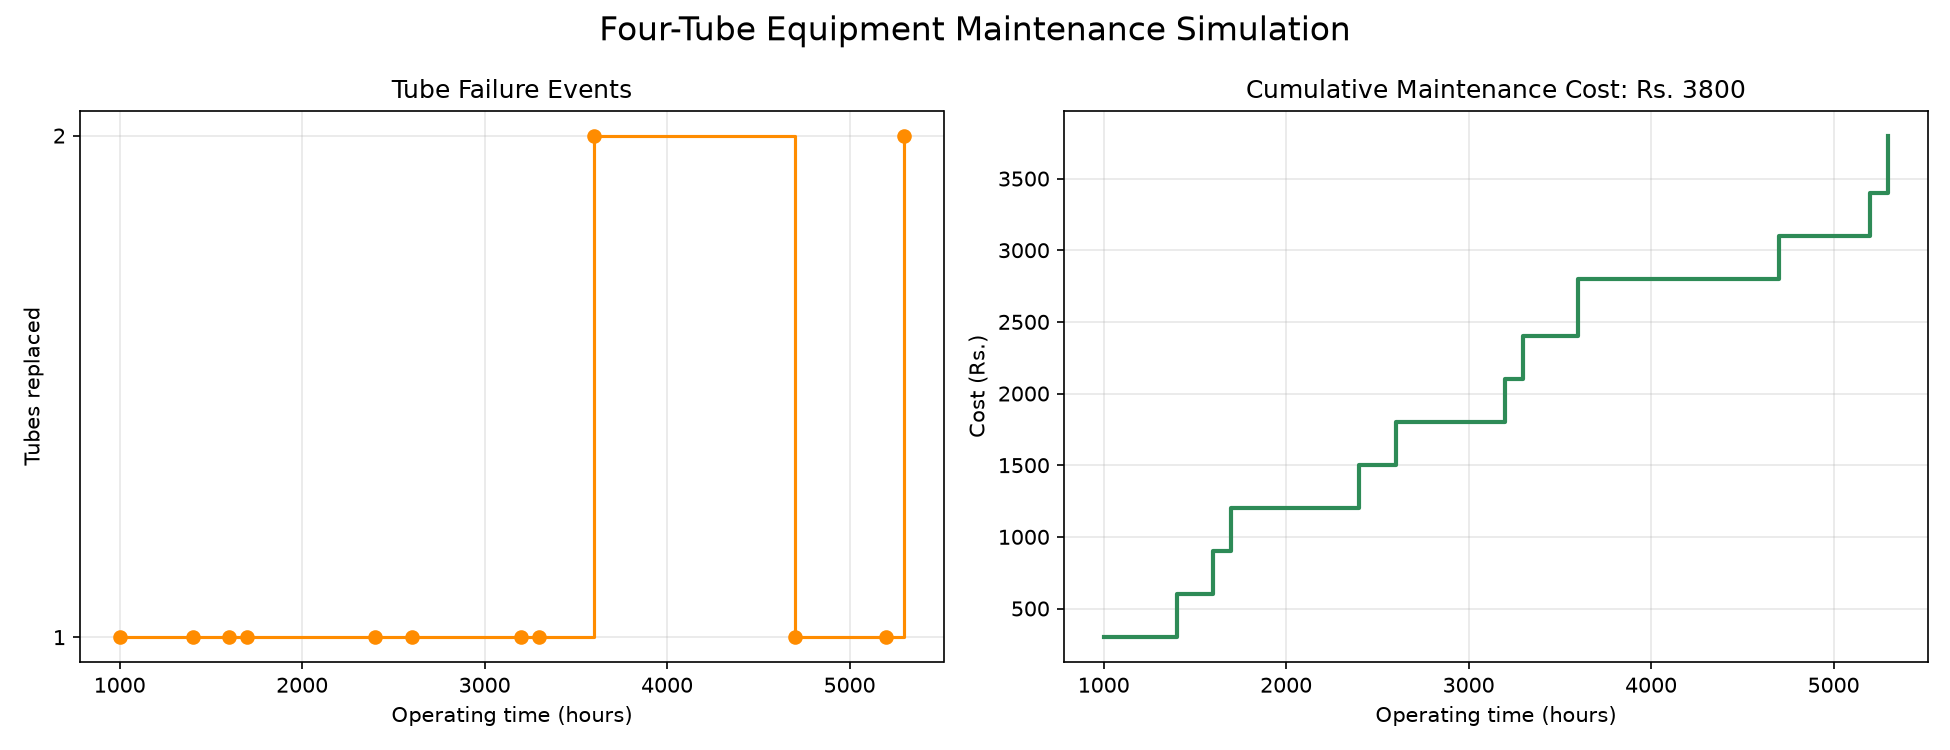

Here is the Python script that generated this plot:
from pathlib import Path

import matplotlib.pyplot as plt
import numpy as np

# Step 1: Define the equipment and maintenance rules.
simulation_hours = 6_000
number_of_tubes = 4
tube_cost = 100
downtime_cost_per_hour = 200
downtime_hours = 1
rng = np.random.default_rng(42)

# To reproduce the textbook example, uncomment these digits.
# manual_random_digits = [8, 2, 6, 3, 1, 0, 8, 9, 2, 8, 3, 7, 4, 8, 5, 6, 0, 4, 9]
manual_random_digits = None

# Manual option for complete tube-life values:
# manual_tube_lives = [1800, 1200, 1600, 1300, 1100, 1000, 1800, 1900]
# manual_random_digits = [(life - 1000) // 100 for life in manual_tube_lives]


def next_tube_life() -> int:
    """Generate a tube life uniformly from 1000 through 1900 hours."""
    if manual_random_digits is not None:
        if not manual_random_digits:
            raise ValueError("Add more manual random digits for the simulation.")
        return 1_000 + 100 * manual_random_digits.pop(0)
    return int(rng.integers(10, size=1)[0]) * 100 + 1_000


# Step 2: Start with four new tubes at time zero.
remaining_lives = np.array([next_tube_life() for _ in range(number_of_tubes)], dtype=int)
clock = 0
failure_times = []
replacement_counts = []
maintenance_costs = []
total_cost = 0

# Step 3: Advance the clock to each failure and replace all tubes that fail.
while True:
    time_to_failure = int(remaining_lives.min())
    if clock + time_to_failure > simulation_hours:
        break

    clock += time_to_failure
    remaining_lives -= time_to_failure
    failed_tubes = np.flatnonzero(remaining_lives == 0)
    replacements = len(failed_tubes)
    event_cost = replacements * tube_cost + downtime_hours * downtime_cost_per_hour

    remaining_lives[failed_tubes] = [next_tube_life() for _ in failed_tubes]
    total_cost += event_cost
    failure_times.append(clock)
    replacement_counts.append(replacements)
    maintenance_costs.append(total_cost)

total_failures = len(failure_times)
total_replacements = sum(replacement_counts)

print("Simulation Hours       =", simulation_hours)
print("System Failure Events  =", total_failures)
print("Tubes Replaced         =", total_replacements)
print("Tube Replacement Cost  =", total_replacements * tube_cost, "Rs.")
print("Downtime Cost           =", total_failures * downtime_cost_per_hour, "Rs.")
print("Total Maintenance Cost  =", total_cost, "Rs.")

# Step 4: Plot failure events and cumulative maintenance cost.
fig, axes = plt.subplots(1, 2, figsize=(13, 5))

axes[0].step(failure_times, replacement_counts, where="post", color="darkorange", linewidth=1.5)
axes[0].scatter(failure_times, replacement_counts, color="darkorange", zorder=3)
axes[0].set_title("Tube Failure Events")
axes[0].set_xlabel("Operating time (hours)")
axes[0].set_ylabel("Tubes replaced")
axes[0].set_yticks(range(1, max(replacement_counts, default=1) + 1))
axes[0].grid(alpha=0.3)

axes[1].step(failure_times, maintenance_costs, where="post", color="seagreen", linewidth=2)
axes[1].set_title(f"Cumulative Maintenance Cost: Rs. {total_cost}")
axes[1].set_xlabel("Operating time (hours)")
axes[1].set_ylabel("Cost (Rs.)")
axes[1].grid(alpha=0.3)

fig.suptitle("Four-Tube Equipment Maintenance Simulation", fontsize=16)
fig.tight_layout()
output_file = Path(__file__).with_name("2.9_equipment_tubes.png")
fig.savefig(output_file, dpi=150)
print(f"Graph saved to '{output_file}'")
plt.show()
